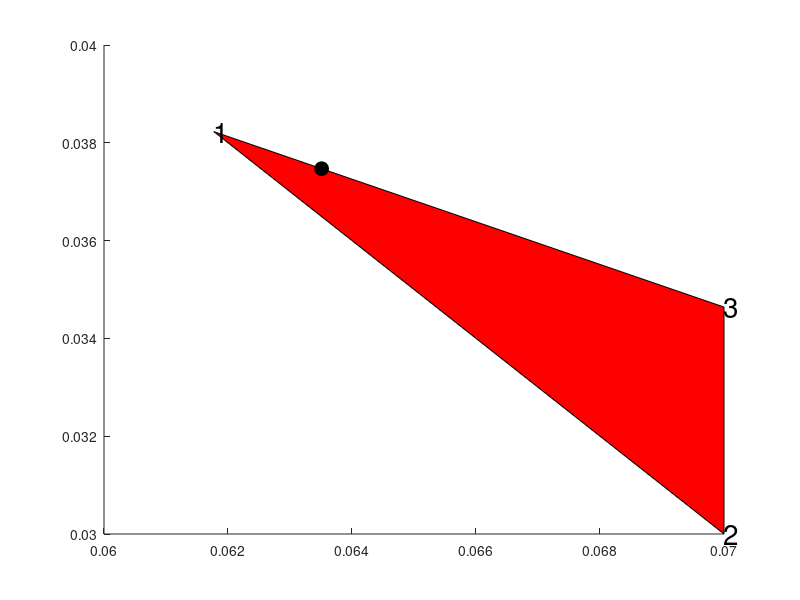

Write the MATLAB code that produced this figure. (Note: this script raises an error after producing the figure.)
close all

Xel = [6.177124344467705e-02     7.000000000000001e-02     7.000000000000001e-02;
       3.822875655532296e-02     3.000000000000000e-02     3.464101615137755e-02];
Xglo = [6.351018431618273e-02;
       3.747057779735044e-02];

edge = 3;

if (size(Xel,2) == 3)
    shape = 1;
else
    shape = 2;
end
patch(Xel(1,:),Xel(2,:),'r')
hold on
for i = 1:size(Xel,2)
    text(Xel(1,i),Xel(2,i),num2str(i),'fontsize',20)
end
plot(Xglo(1),Xglo(2),'ko','markersize',10,'markerfacecolor','k')
disp('Xglo')
disp(Xglo)
Xloc = local_coord_along_edge(Xglo,Xel,shape,edge);
disp('Xloc')
disp(Xloc)
N = shape_funct(Xloc,shape);
Xglo2 = Xel*N;
disp('Xglo2')
disp(Xglo2)